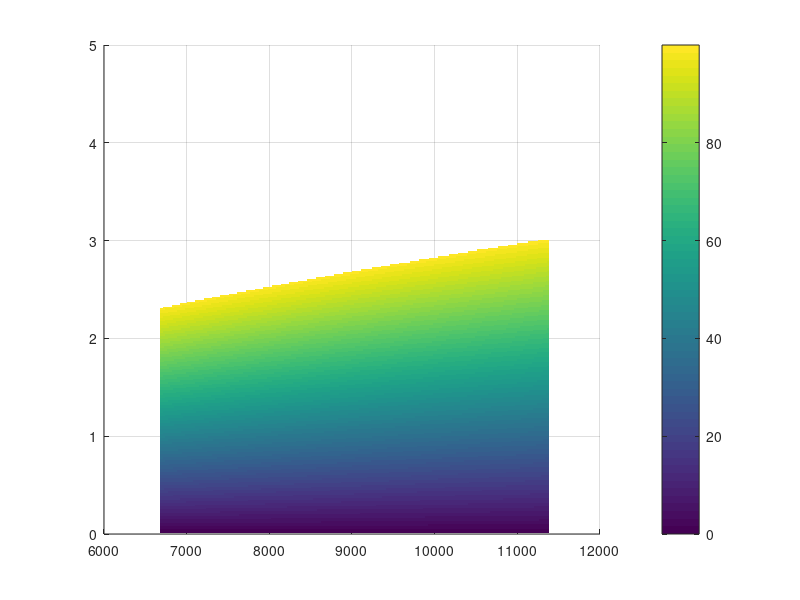

Write the MATLAB code that produced this figure. (Note: this script raises an error after producing the figure.)
%% Impulsive Arg. of Periapsis and/or Mean Anomaly Maneuver
% Author: Dylan Thomas
clearvars; clc; delete('*.asv');

%%%%%%%%%%%%%%%%%%%%%%%%%%%%%%%%%%%%%%%%%%%%%%%%%%%%%%%%%%%%%%%%%%%%%%%%%%%
%%% Spacecraft Properties

f1 = 'Name';
f2 = 'M_total';
f3 = 'M_prop';
f4 = 'I_sp';
f5 = 'T_nom';

v1 = {'Aerojet CHAMPS-120XW'};
v2 = {14};      % [kg]
v3 = {1.5};     % [kg]
v4 = {203};     % [s]
v5 = {4*2.79};  % [N]

spacecraft = struct(f1,v1,f2,v2,f3,v3,f4,v4,f5,v5);

%%%%%%%%%%%%%%%%%%%%%%%%%%%%%%%%%%%%%%%%%%%%%%%%%%%%%%%%%%%%%%%%%%%%%%%%%%%
%%% Setting up problem constants, etc.

% Parameter Inputs, constants
R_e = 6378.137;                         % [km]          - Radius of Earth
mu = 398600;                            % [km^3/s^2]    - Grav. Parameter
g = 9.81/1000;                          % [km/s^2]      - Gravity
num_pts = 300;                          %               - Num. of Plot points
m_prop_nom = 1.5;                       % [kg]          - Nominal Propellant Mass
ecc = 0.5;                                %               - Eccentricity
deg2rad = pi/180;

% Setting up vectorized parameters
init_alt = linspace(300,5000,num_pts);        % [km]          - Initial Orbit Altitude
delta_om_d = linspace(0,5,num_pts);                         %               - Change in Arg. of Periapsis
delta_M_d = linspace(0,5,num_pts);           % [km]          - Mean anomaly Change
R_i = init_alt + R_e;                   % [km]          - Initial Orbit SMA
period = 2*pi*sqrt(R_i.^3/mu);          % [sec]         - Final Orbital period
inc = 51.6*deg2rad;
delta_OM_r = zeros(num_pts,num_pts);

% Intermediate parameters for easier reading
n = @(a) (mu./a.^3).^0.5;               %               - Mean motion
eta = (1-ecc.^2).^0.5;

% Separate parameters for combined maneuver, plot surface of di vs. dOM on
% a certain number of discrete orbit radiuses 
Discrete_Radius = [6800 7500 10000];

% Convert to radians
delta_M_r = delta_M_d*deg2rad;     
delta_om_r = delta_om_d*deg2rad;

% Cases to consider
method = {'Arg. of Perigee Maneuver','Mean Anomaly Maneuver','Combined Maneuver'};

%%%%%%%%%%%%%%%%%%%%%%%%%%%%%%%%%%%%%%%%%%%%%%%%%%%%%%%%%%%%%%%%%%%%%%%%%%%
%%% Building the design space

% Equation for Arg. of Perigee/Mean Anomaly change
Dvp = @(del_om,del_M,a,e) -(n(a).*a/4).*((((1+e).^2)./eta).*(del_om + ...
    delta_OM_r*cos(inc)) + del_M);
Dva = @(del_om,del_M,a,e) (n(a).*a/4).*((((1-e).^2)./eta).*(del_om + ...
    delta_OM_r*cos(inc)) + del_M);

% Build matrices for orbital element changes
domMat = repmat(delta_om_r,num_pts,1);
dMMat = repmat(delta_M_r',1,num_pts);

% Memory allocation
Dv_Req = zeros(num_pts,num_pts,num_pts);
tic
for ii=1:num_pts
    Dv_Req(:,:,ii) = abs(Dvp(domMat,dMMat,R_i(ii),ecc))+...
        abs(Dva(domMat,dMMat,R_i(ii),ecc));
end
toc

%%%%%%%%%%%%%%%%%%%%%%%%%%%%%%%%%%%%%%%%%%%%%%%%%%%%%%%%%%%%%%%%%%%%%%%%%%%
%%% Calculate DeltaV & mass percent for each maneuver case

% Memory allocation
Dv_avail = zeros(1,length(method));
Tburn = zeros(1,length(method));
a_thrusti = zeros(1,length(method));
for iter=1:length(method)
    
    % Switch on maneuver case
    maneuver_case  = method{iter};
    switch maneuver_case
        case 'Arg. of Perigee Maneuver'
            display(method(iter))
            
            % Equation for thrust
            a_thrusti(iter) = spacecraft.T_nom/spacecraft.M_total;
            
            % Find total DeltaV & Time of Flight
            Dv_avail(iter) = g*spacecraft.I_sp*log(spacecraft.M_total/(spacecraft.M_total-spacecraft.M_prop));
            Tburn(iter) = (Dv_avail(iter)*1000)/(a_thrusti(iter));
            
            % Memory allocation & reset temporary variables
            Mass_percent = zeros(num_pts,num_pts);
            Dv_total = Dv_Req(1,:,:);
            
            % Loop calculates mass percent for each radius
            for ii=1:num_pts
                
                % Total DeltaV required cannot exceed DeltaV available
                index = Dv_total(1,:,ii)>=Dv_avail(iter);
                Dv_total(1,index,ii) = NaN;
                
                % Determine mass with Rocket Eqn
                M_prop_vec = spacecraft.M_total*(1-exp(-(Dv_total(1,:,ii))/(g*spacecraft.I_sp)));
                Mass_percent(:,ii) = M_prop_vec/m_prop_nom*100;
                
            end
            
            % Plotting stuff
            figure(iter)
            hold on
            grid on
            surf(R_i,delta_om_d,Mass_percent,'EdgeColor','None')
            c = colorbar;
            c.Label.String = 'Percent Propellant Mass Burned';
            title1 = title(method(iter));
            xl = xlabel('Orbit Radius, [km]');
            yl = ylabel('Arg. of Perigee Change $\delta \omega$, [deg]');
            set([title1 xl yl],'interpreter','latex','fontsize',12)
            axis tight
            hold off
          
            %%%%%%%%%%%%%%%%%%%%%%%%%%%%%%%%%%%%%%%%%%%%%%%%%%%%%%%%%%%%%%%
        case 'Mean Anomaly Maneuver'
            display(method(iter))
            
            % Equation for thrust
            a_thrusti(iter) = spacecraft.T_nom/spacecraft.M_total;
            
            % Find total DeltaV & Time of Flight
            Dv_avail(iter) = g*spacecraft.I_sp*log(spacecraft.M_total/(spacecraft.M_total-spacecraft.M_prop));
            Tburn(iter) = (Dv_avail(iter)*1000)/(a_thrusti(iter));
            
            % Memory allocation & reset temporary variables
            Mass_percent = zeros(num_pts,num_pts);
            Dv_total = Dv_Req(:,1,:);
            
            % Loop calculates mass percent for each radius
            for ii=1:num_pts
                
                % Total DeltaV required cannot exceed DeltaV available
                index = Dv_total(:,1,ii)>=Dv_avail(iter);
                Dv_total(index,1,ii) = NaN;
                
                % Determine mass with Rocket Eqn
                M_prop_vec = spacecraft.M_total*(1-exp(-(Dv_total(:,1,ii))/(g*spacecraft.I_sp)));
                Mass_percent(:,ii) = M_prop_vec/m_prop_nom*100;
                
            end
            
            % Plotting stuff
            figure(iter)
            hold on
            grid on
            surf(R_i,delta_M_d,Mass_percent,'EdgeColor','None')
            c = colorbar;
            c.Label.String = 'Percent Propellant Mass Burned';
            title1 = title(method(iter));
            xl = xlabel('Orbit Radius, [km]');
            yl = ylabel('Mean Anomaly Change $\delta M$, [deg]');
            set([title1 xl yl],'interpreter','latex','fontsize',12)
            axis tight
            hold off
            
            %%%%%%%%%%%%%%%%%%%%%%%%%%%%%%%%%%%%%%%%%%%%%%%%%%%%%%%%%%%%%%%
        case 'Combined Maneuver'
            display(method(iter))
            
            %%% TODO: Figure this out
            R_i = Discrete_Radius;
            h_i = (mu*R_i).^(0.5); 
            period = 2*pi*sqrt(R_i.^3/mu);
            Dv_Req = zeros(num_pts,num_pts,length(R_i));
            for ii=1:length(R_i)
                Dv_Req(:,:,ii) = abs(Dvp(domMat,dMMat,R_i(ii),ecc)) + ...
                    abs(Dva(domMat,dMMat,R_i(ii),ecc));
            end
            
            % Equations for thrust
            a_thrusti(iter) = spacecraft.T_nom/spacecraft.M_total;
            
            % Find total DeltaV & Time of Flight
            Dv_avail(iter) = g*spacecraft.I_sp*log(spacecraft.M_total/(spacecraft.M_total-spacecraft.M_prop));
            Tburn(iter) = (Dv_avail(iter)*1000)/(a_thrusti(iter));
            
            % Memory allocation & reset temporary variables
            Mass_percent = zeros(num_pts,num_pts);
            Dv_total = Dv_Req;
            
            % Loop calculates mass percent for each radius
            for ii=1:length(R_i)
                
                % Delta V required cannot exceed Delta V available
                index = Dv_total(:,:,ii)>=Dv_avail(iter);
                for kk=1:num_pts
                    for jj=1:num_pts
                        if Dv_total(kk,jj,ii)>=Dv_avail(ii)
                            Dv_total(kk,jj,ii) = NaN;
                        end
                    end
                end
                
                % Determine mass with Rocket Eqn
                M_prop_vec = spacecraft.M_total*(1-exp(-(Dv_total(:,:,ii))/(g*spacecraft.I_sp)));
                Mass_percent(:,:,ii) = M_prop_vec/m_prop_nom*100;
                
                % Plotting stuff
                figure(iter+ii-1)
                hold on
                grid on
                surf(delta_om_d,delta_M_d,Mass_percent(:,:,ii),'EdgeColor','None')
                c = colorbar;
                c.Label.String = 'Percent Propellant Mass Burned';
                title1 = title(strcat(method(iter), ', $R=',num2str(R_i(ii)),'$'));
                xl = xlabel('Arg. of Perigee Change $\delta \omega$, [deg]');
                yl = ylabel('Mean Anomaly Change $\delta M$, [deg]');
                set([title1 xl yl],'interpreter','latex','fontsize',12)
                axis tight
                hold off
            end         
            
    end

end

